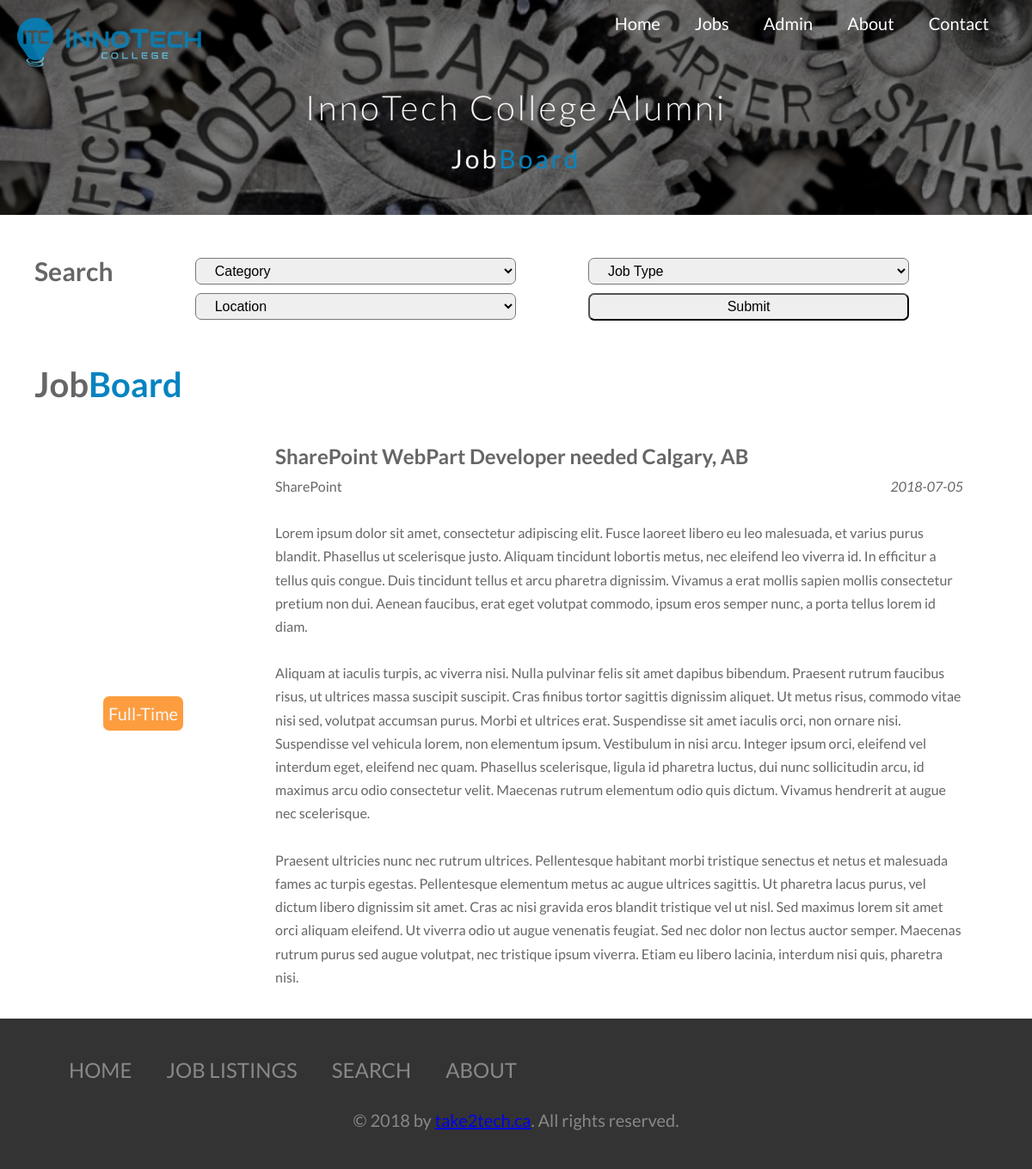
The page /joblisting.php?id=1 on the database its author committed.
### tables this page shows
CREATE TABLE `joblistings` (
  `id` int(11) NOT NULL,
  `title` varchar(100) NOT NULL,
  `description` text NOT NULL,
  `location` varchar(100) NOT NULL,
  `dateposted` date NOT NULL,
  `jobtype` varchar(100) NOT NULL,
  `category` varchar(150) NOT NULL
);

### php/reusables/selectors.php (the view, shortened to what this page needs)
<select name="category" class="search__form--selectBoxes-item" id="activeCategory">
    <option value='empty'>Category</option>
</select>
<select name="jobtype" class="search__form--selectBoxes-item" id="activeCategory">
    <option value='empty'>Job Type</option>
</select>
<select name="location" class="search__form--selectBoxes-item" id="activeCategory">
    <option value='empty'>Location</option>
</select>
<button type="submit" name="submit" class="search__form--selectBoxes-item">Submit</button>

### joblisting.php (shortened to what this page needs)
<?php include 'php/classes/Database.php'; ?>
<?php
  $id = $_GET['id'];
  $query = "SELECT * FROM joblistings WHERE id = :id";
  $statement = $db->prepare($query);
  $statement->execute(array('id'=>$id));
  $listing=$statement->fetch();
?>
<!DOCTYPE html>
<html lang="en">
<?php include 'php/reusables/head.php' ?>
<body>
    <?php include 'php/reusables/hero.php' ?>
    <div class="search">
        <div class="search__form">
            <div class="search__form--title">
                <h2>Search</h2>
            </div>
            <div class="search__form--selectBoxes">
                <form action="index.php?this.options[this.selectedIndex].value" id="main" name="main" method="get">
                    <?php include 'php/reusables/selectors.php' ?>
                </form>
            </div>
        </div>
        <div class="mainBoard" id="jobs">
            <h1>Job<span>Board</span></h1>
            <div class="listings">
                <?php if($listing) : ?>
                <div class="listings__job">
                    <div class="listings__job--type">
                        <p class="btn btn__secondary">
                            <?php echo $listing['jobtype'] ?>
                        </p>
                    </div>
                    <div class="listings__job--info">
                        <div class="listings__job--info-line1">
                            <h2>
                                <?php echo $listing['title'] ?>
                                <?php echo $listing['location'] ?>
                            </h2>
                        </div>
                        <div class="listings__job--info-line2">
                            <?php echo $listing['category'] ?>
                            <div class="listings__job--info-line2-datePosted">
                                <?php echo $listing['dateposted'] ?>
                            </div>
                        </div>
                        <br>
                        <div class="listings__job--info-description">
                            <?php echo $listing['description'] ?>
                        </div>
                    </div>
                </div>
                <br>
                 <?php endif; ?>
            </div>
        </div>
    </div>
    <section>
        <?php include 'php/reusables/footer.php' ?>
    </section>
</body>
</html>

### css/style.css (style rules this page uses)
* { margin:0;padding:0;box-sizing:border-box }
html { font-size:62.5%;background-color:#fff;color:#555;font-family:'Lato', 'Arial', san-serif;font-size:20px;font-weight:300;text-rendering:optimizeLegibility }
body { font-family:"Lato", sans-serif;font-weight:400;line-height:1.7;color:#666 }
.btn { border-radius:7px;padding:3px 6px }
.btn__secondary { background-color:#fd9d3f;color:#f7f7f7 }
.mainBoard { padding:0 40px }
.mainBoard>h1>span { color:#0584c0 }
.search__form { padding:2rem 2rem;display:flex }
.search__form--title { flex:1 }
.search__form--selectBoxes { flex:5;display:flex;justify-content:flex-start }
@media only screen and (max-width: 75em) { .search__form--selectBoxes { flex-flow:column } }
.search__form--selectBoxes-item { padding:5px 18px;border-radius:7px;outline:none;font-size:16px;margin-right:4rem;margin-top:.5rem }
@media only screen and (max-width: 75em) { .search__form--selectBoxes-item { width:40% } }
.listings { padding:0 2rem 0 2rem }
.listings__job { display:flex;padding-top:1.5rem }
.listings__job--type { flex:1;align-self:center;justify-self:center;display:inline-flex;margin:2rem }
.listings__job--info { flex:5;font-size:80% }
.listings__job--info-line1 { display:flex }
.listings__job--info-line2 { display:flex;justify-content:space-between }
.listings__job--info-line2-datePosted { font-style:italic }

### rows shown on the page
joblistings: jobtype "Full-Time", title "SharePoint WebPart Developer needed", location "Calgary, AB", category "SharePoint", dateposted "2018-07-05", description "Lorem ipsum dolor sit amet, consectetur adipiscing elit. Fusce laoreet libero eu leo malesuada, et varius purus blandit. Phasellus ut scelerisque justo. Aliquam tincidunt lobortis metus, nec eleifend leo viverra id. In efficitur a tellus quis congue. Duis tincidunt tellus et arcu pharetra dignissim. Vivamus a erat mollis sapien mollis consectetur pretium non dui. Aenean faucibus, erat eget volutpat commodo, ipsum eros semper nunc, a porta tellus lorem id diam. Aliquam at iaculis turpis, ac viverra nisi. Nulla pulvinar felis sit amet dapibus bibendum. Praesent rutrum faucibus risus, ut ultrices massa suscipit suscipit. Cras finibus tortor sagittis dignissim aliquet. Ut metus risus, commodo…"
